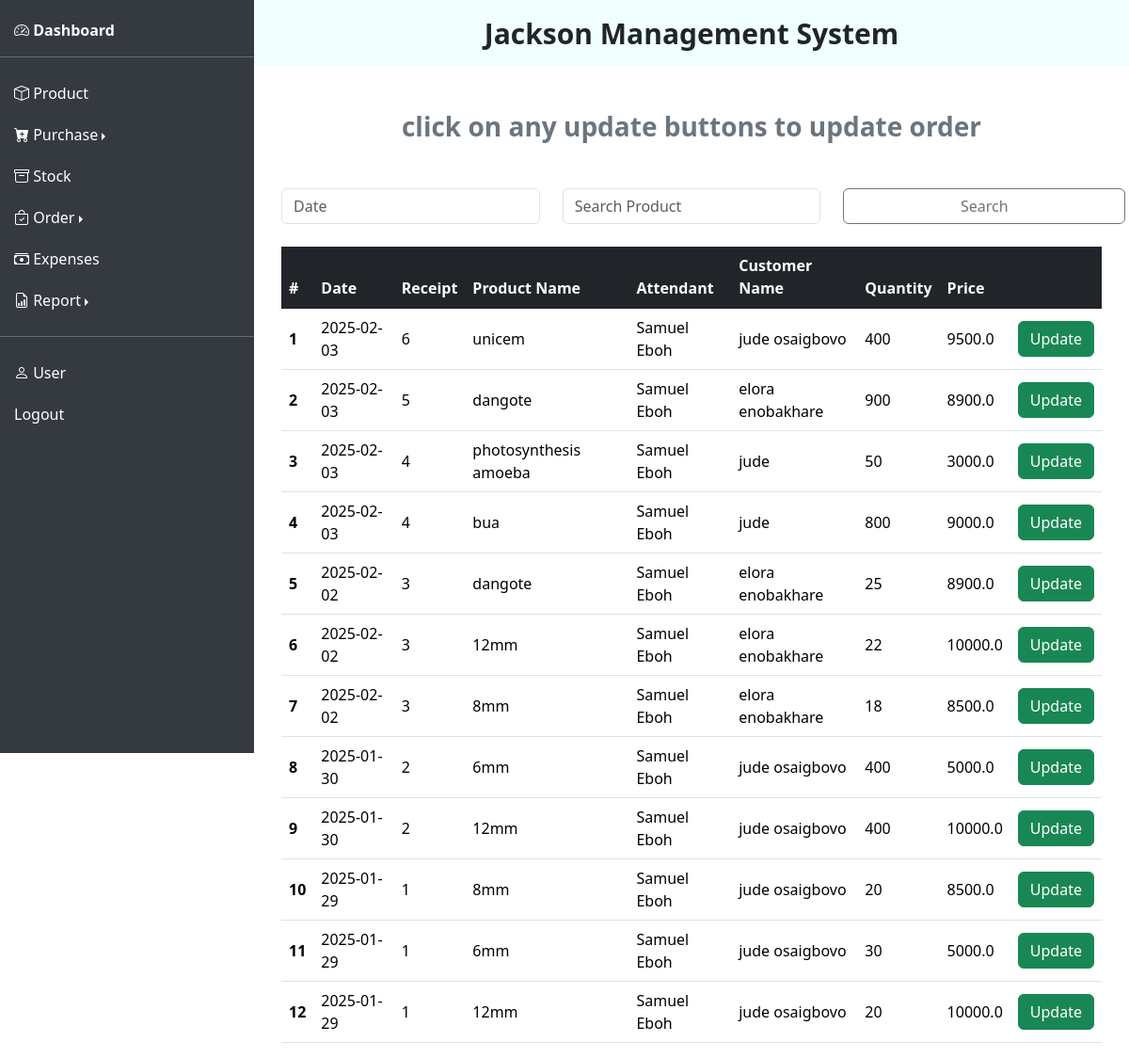
Page /sales-update (signed in) on the committed database.
### app/models.py (models this page shows)
class OrderItem(Base):
    __tablename__ = "orderitem"
    id: Mapped[int] = mapped_column(primary_key=True)
    order_id: Mapped[int] = mapped_column(ForeignKey("order.id"))
    product_id: Mapped[int] = mapped_column(ForeignKey("product.id"))
    quantity: Mapped[int]
    price: Mapped[float]
    order = relationship("Order", back_populates="orderitems")
    product = relationship("Product", back_populates="orderitems")

class Order(Base):
    __tablename__ = "order"
    id: Mapped[int] = mapped_column(primary_key=True)
    user_id: Mapped[int] = mapped_column(ForeignKey("user.id"))
    order_date: Mapped[date] = mapped_column(Date)
    customer_name: Mapped[str] = mapped_column(nullable=True)
    customer_email: Mapped[str] = mapped_column(nullable=True)
    payment_method: Mapped[str]
    total_amount: Mapped[float]
    user = relationship("User", back_populates="orders")
    orderitems = relationship("OrderItem", back_populates="order")

class Product(Base):
    __tablename__ = "product"
    id: Mapped[int] = mapped_column(primary_key=True)
    product_name: Mapped[str] = mapped_column(unique=True, index=True)
    image_data: Mapped[bytes] = mapped_column(LargeBinary, nullable=True)
    purchases = relationship("Purchase", back_populates="product")
    stock = relationship("Stock", back_populates="product", uselist=False)
    orderitems = relationship("OrderItem", back_populates="product")

class User(Base):
    __tablename__ = "user"
    id:Mapped[int] = mapped_column(primary_key=True)
    email: Mapped[str] = mapped_column(unique=True, index=True)
    hashed_password: Mapped[str]
    fullname: Mapped[str]
    phone: Mapped[str] = mapped_column(default=True)
    is_active: Mapped[bool] = mapped_column(default=True)
    user_category: Mapped[str]
    address: Mapped[str] = mapped_column(nullable=True)
    next_of_kin: Mapped[str] = mapped_column(nullable=True)
    phone_next_of_kin: Mapped[str] = mapped_column(nullable=True)
    orders = relationship("Order", back_populates="user")

### app/router/update_sales.py (the view)
@router.get("/sales-update")
async def sales_update(request: Request, db: AsyncSession = Depends(get_db)):
    order_items = await crud_sale.get_all_order_item(db)
    return template.TemplateResponse("sales-update.html", {"request": request, "order_items": order_items})

### app/templates/sales-update.html (shortened to what this page needs)
{% extends "dashboard.html" %}
{% block content %}
    {% if order_items %}
        <div class="container-fluid position-relative">
            <div class="mb-5 text-secondary text-center"><h4 class="fw-bold fs-3">click on any update buttons to update order</h4></div>
            <div class="row g-4">
                <div class="col-12 col-md-4">
                    <input id="dateSearch" type="text" class="form-control" placeholder="Date" aria-label="Date">
                </div>
                <div class="col-12 col-md-4">
                    <input id="search" type="text" class="form-control" placeholder="Search Product" aria-label="Search...">
                </div>
                <div class="col-12 col-md-4">
                    <button id="searchButton" class="btn btn-outline-secondary" style="width: 300px;">
                        <span id="buttonTextSearch" role="status">Search</span>
                    </button>
                </div>
                <div class="col-12">
                    <div class="table-responsive">
                        <table class="table table-hover align-middle">
                            <thead class="table-dark">
                              <tr>
                                <th scope="col">#</th>
                                <th scope="col">Date</th>
                                <th scope="col">Receipt</th>
                                <th scope="col">Product Name</th>
                                <th scope="col">Attendant</th>
                                <th scope="col">Customer Name</th>
                                <th scope="col">Quantity</th>
                                <th scope="col">Price</th>
                                <th scope="col"></th>
                              </tr>
                            </thead>
                            <tbody class="table-group-divider">
                              {% for order_item in order_items %}
                                <tr>
                                    <th scope="row">{{ loop.index }}</th>
                                    <td>{{ order_item.order.order_date }}</td>
                                    <td>{{ order_item.order.id }}</td>
                                    <td>{{ order_item.product.product_name }}</td>
                                    <td>{{ order_item.order.user.fullname }}</td>
                                    <td>{{ order_item.order.customer_name if order_item.order.customer_name is not none else "N/A"  }}</td>
                                    <td>{{ order_item.quantity }}</td>
                                    <td>{{ order_item.price }}</td>
                                    <td><span selector="updateButton" class="btn btn-success" data-bs-toggle="modal" data-bs-target="#order_item{{ order_item.id }}">Update</span></td>
                                </tr>
                              {% endfor %}
                            </tbody>
                        </table>
                    </div>
                </div>
            </div>
        </div>
    {% else %}
        <div class="container-fluid"><h3 class="fw-bold text-center" style="color: crimson; font-family: sans-serif;">No registered sales</h3></div>
    {% endif %}
{% endblock %}

### rows in the picture
OrderItem: order.order_date "2025-02-03", order.id "6", product.product_name "unicem", order.user.fullname "Samuel Eboh", order "jude osaigbovo", quantity "400", price "9500.0"
OrderItem: order.order_date "2025-02-03", order.id "5", product.product_name "dangote", order.user.fullname "Samuel Eboh", order "elora enobakhare", quantity "900", price "8900.0"
OrderItem: order.order_date "2025-02-03", order.id "4", product.product_name "photosynthesis amoeba", order.user.fullname "Samuel Eboh", order "jude", quantity "50", price "3000.0"
OrderItem: order.order_date "2025-02-03", order.id "4", product.product_name "bua", order.user.fullname "Samuel Eboh", order "jude", quantity "800", price "9000.0"
OrderItem: order.order_date "2025-02-02", order.id "3", product.product_name "dangote", order.user.fullname "Samuel Eboh", order "elora enobakhare", quantity "25", price "8900.0"
OrderItem: order.order_date "2025-02-02", order.id "3", product.product_name "12mm", order.user.fullname "Samuel Eboh", order "elora enobakhare", quantity "22", price "10000.0"
OrderItem: order.order_date "2025-02-02", order.id "3", product.product_name "8mm", order.user.fullname "Samuel Eboh", order "elora enobakhare", quantity "18", price "8500.0"
OrderItem: order.order_date "2025-01-30", order.id "2", product.product_name "6mm", order.user.fullname "Samuel Eboh", order "jude osaigbovo", quantity "400", price "5000.0"
OrderItem: order.order_date "2025-01-30", order.id "2", product.product_name "12mm", order.user.fullname "Samuel Eboh", order "jude osaigbovo", quantity "400", price "10000.0"
OrderItem: order.order_date "2025-01-29", order.id "1", product.product_name "8mm", order.user.fullname "Samuel Eboh", order "jude osaigbovo", quantity "20", price "8500.0"
OrderItem: order.order_date "2025-01-29", order.id "1", product.product_name "6mm", order.user.fullname "Samuel Eboh", order "jude osaigbovo", quantity "30", price "5000.0"
OrderItem: order.order_date "2025-01-29", order.id "1", product.product_name "12mm", order.user.fullname "Samuel Eboh", order "jude osaigbovo", quantity "20", price "10000.0"
